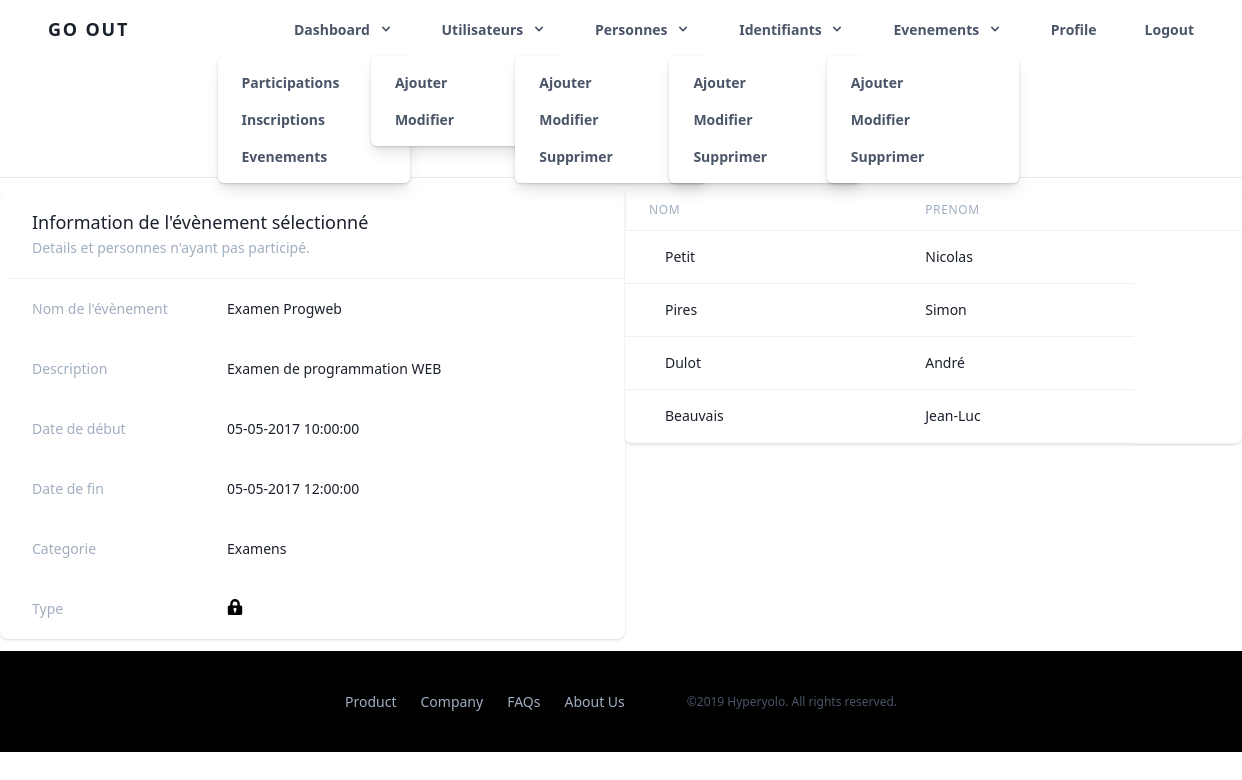
Screenshot of /notakepart.php?eid=1 (signed in) with the database file from the repository.
### tables this page shows
CREATE TABLE `evenements` (
  `eid` int(11) NOT NULL,
  `intitule` varchar(100) NOT NULL,
  `description` text NOT NULL,
  `dateDebut` datetime NOT NULL,
  `dateFin` datetime NOT NULL,
  `type` enum('ouvert','ferme') NOT NULL,
  `cid` int(11) NOT NULL
);

CREATE TABLE `categories` (
  `cid` int(11) NOT NULL,
  `nom` varchar(30) NOT NULL
);

CREATE TABLE `personnes` (
  `pid` int(11) NOT NULL,
  `nom` varchar(30) NOT NULL,
  `prenom` varchar(30) NOT NULL
);

### notakepart.php (the view, shortened to what this page needs)
<?php
    $eid = $_GET["eid"];
    include("navadmin.php");
    $SQL= "SELECT * FROM evenements INNER JOIN categories ON evenements.cid = categories.cid WHERE evenements.eid=?";
    $st = $db->prepare($SQL);
    $st->execute([$eid]);
    $res = $st->fetch();
    if ($st->rowCount()!=0) {
        $eventTitle = $res['intitule'];
        $desc = $res['description'];
        $debut = $res['dateDebut'];
        $fin = $res['dateFin'];
        $type = $res['type'];
        $cat = $res['nom'];
        $SQL= "SELECT DISTINCT p.nom,p.prenom,p.pid FROM personnes p INNER JOIN inscriptions i on p.pid=i.pid inner join participations pa on i.pid <> pa.pid where i.eid=?";
        $sta = $db->prepare($SQL);
        $reponse = $sta->execute([$eid]);
        if(!$reponse){
            $error = "Evenement sans participants";
        }else{
?>
    <div class="flex py-3">
        <div class="bg-white flex-1 pl-2 w-1/2 shadow overflow-hidden sm:rounded-lg">
            <div class="px-4 py-5 border-b border-gray-200 sm:px-6">
                <h3 class="text-lg leading-6 font-medium text-gray-900">
                    Information de l'évènement sélectionné
                </h3>
                <p class="mt-1 max-w-2xl text-sm leading-5 text-gray-500">
                    Details et personnes n'ayant pas participé.
                </p>
            </div>
            <div>
                <dl>
                    <div class="bg-gray-50 px-4 py-5 sm:grid sm:grid-cols-3 sm:gap-4 sm:px-6">
                        <dt class="text-sm leading-5 font-medium text-gray-500">
                            Nom de l'évènement
                        </dt>
                        <dd class="mt-1 text-sm leading-5 text-gray-900 sm:mt-0 sm:col-span-2">
                            <?php echo $eventTitle?>
                        </dd>
                    </div>
                    <div class="bg-white px-4 py-5 sm:grid sm:grid-cols-3 sm:gap-4 sm:px-6">
                        <dt class="text-sm leading-5 font-medium text-gray-500">
                            Description
                        </dt>
                        <dd class="mt-1 text-sm leading-5 text-gray-900 sm:mt-0 sm:col-span-2">
                            <?php echo $desc?>
                        </dd>
                    </div>
                    <div class="bg-gray-50 px-4 py-5 sm:grid sm:grid-cols-3 sm:gap-4 sm:px-6">
                        <dt class="text-sm leading-5 font-medium text-gray-500">
                            Date de début
                        </dt>
                        <dd class="mt-1 text-sm leading-5 text-gray-900 sm:mt-0 sm:col-span-2">
                            <?php echo date('d-m-Y H:i:s', strtotime($debut)); ?>
                        </dd>
                    </div>
                    <div class="bg-gray-50 px-4 py-5 sm:grid sm:grid-cols-3 sm:gap-4 sm:px-6">
                        <dt class="text-sm leading-5 font-medium text-gray-500">
                            Date de fin
                        </dt>
                        <dd class="mt-1 text-sm leading-5 text-gray-900 sm:mt-0 sm:col-span-2">
                            <?php echo date('d-m-Y H:i:s', strtotime($fin)); ?>
                        </dd>
                    </div>
                    <div class="bg-gray-50 px-4 py-5 sm:grid sm:grid-cols-3 sm:gap-4 sm:px-6">
                        <dt class="text-sm leading-5 font-medium text-gray-500">
                            Categorie
                        </dt>
                        <dd class="mt-1 text-sm leading-5 text-gray-900 sm:mt-0 sm:col-span-2">
                            <?php echo $cat?>
                        </dd>
                    </div>
                    <div class="bg-gray-50 px-4 py-5 sm:grid sm:grid-cols-3 sm:gap-4 sm:px-6">
                        <dt class="text-sm leading-5 font-medium text-gray-500">
                            Type
                        </dt>
                        <dd class="mt-1 text-sm leading-5 text-gray-900 sm:mt-0 sm:col-span-2">
                                <?php if($type=='ferme'):?>
                                    <svg width="16" height="16" xmlns="http://www.w3.org/2000/svg" viewBox="0 0 20 20">
                                        <path d="M4 8V6a6 6 0 1 1 12 0v2h1a2 2 0 0 1 2 2v8a2 2 0 0 1-2 2H3a2 2 0 0 1-2-2v-8c0-1.1.9-2 2-2h1zm5 6.73V17h2v-2.27a2 2 0 1 0-2 0zM7 6v2h6V6a3 3 0 0 0-6 0z"/>
                                    </svg>
                                <?php else:?>
                                    <svg  width="16" height="16" xmlns="http://www.w3.org/2000/svg" viewBox="0 0 20 20">
                                        <path d="M4 8V6a6 6 0 1 1 12 0h-3v2h4a2 2 0 0 1 2 2v8a2 2 0 0 1-2 2H3a2 2 0 0 1-2-2v-8c0-1.1.9-2 2-2h1zm5 6.73V17h2v-2.27a2 2 0 1 0-2 0zM7 6v2h6V6a3 3 0 0 0-6 0z"/>
                                    </svg>
                                <?php endif; ?>
                        </dd>
                    </div>
                </dl>
            </div>
        </div>
        <div class="flex-1 -my-2 py-2 px-4 max-w-1/4 overflow-x-auto sm:-mx-6 sm:px-6 lg:-mx-8 lg:px-8">
            <div class="align-middle inline-block min-w-full shadow overflow-hidden sm:rounded-lg border-b border-gray-200">
                <table class="table-auto w-24 min-w-auto sm:min-w-full md:min-w-0 lg:min-w-full">
                    <thead>
                            <tr>
                                <th class="px-6 py-3 border-b border-gray-200 bg-gray-50 text-left text-xs leading-4 font-medium text-gray-500 uppercase tracking-wider">
                                    Nom
                                </th>
                                <th class="px-6 py-3 border-b border-gray-200 bg-gray-50 text-left text-xs leading-4 font-medium text-gray-500 uppercase tracking-wider">
                                    Prenom
                                </th>
                                <th class="px-6 py-3 border-b border-gray-200 bg-gray-50"></th>
                            </tr>
                    </thead>
                    <tbody class="bg-white">
                        <?php
                            while ($donnees=$sta->fetch()) {
                        ?>
                                <tr>
                                    <td class="px-6 py-4 whitespace-normal border-b border-gray-200">
                                        <div class="ml-4">
                                        <div class="text-sm leading-5 font-medium text-gray-900"><?php echo $donnees['nom']; ?></div>
                                    </div>
                                    </td>
                                    <td class="px-6 py-4 whitespace-normal border-b border-gray-200">
                                    <div class="text-sm leading-5 text-gray-900"><?php echo $donnees['prenom']; ?></div>
                                    </td>
                                </tr>
                    <?php
                                }
                            }
                        }
                    ?>
                    </tbody>
                </table>
            </div>
    </div>
  </div>
<?php
    include_once("footer.php");
?>

### rows the page displays
evenements: intitule "Examen Progweb", description "Examen de programmation WEB", dateDebut "05-05-2017 10:00:00", dateFin "05-05-2017 12:00:00", cid.nom "Examens"
personnes: nom "Petit", prenom "Nicolas"
personnes: nom "Pires", prenom "Simon"
personnes: nom "Dulot", prenom "André"
personnes: nom "Beauvais", prenom "Jean-Luc"
